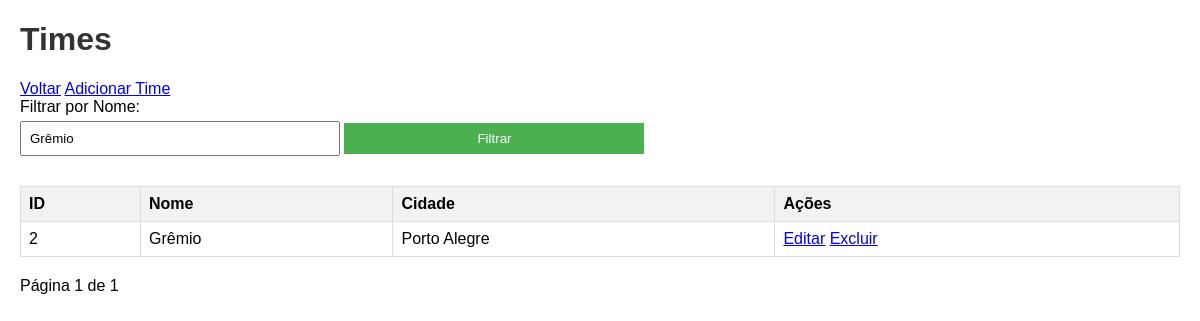
/times/index.php?nome=Grêmio, run on the app's committed database.
### tables this page shows
CREATE TABLE times (
    id INT AUTO_INCREMENT PRIMARY KEY,
    nome VARCHAR(100) NOT NULL,
    cidade VARCHAR(100) NOT NULL
);

### times/index.php (the view, shortened to what this page needs)
<?php
include '../includes/db.php';
$page = isset($_GET['page']) ? (int)$_GET['page'] : 1;
$limit = 10;
$offset = ($page - 1) * $limit;
$filter_nome = isset($_GET['nome']) ? $_GET['nome'] : '';
$query = "SELECT * FROM times WHERE nome LIKE '%$filter_nome%' LIMIT $limit OFFSET $offset";
$result = $conn->query($query);
$total_query = "SELECT COUNT(*) as total FROM times WHERE nome LIKE '%$filter_nome%'";
$total_result = $conn->query($total_query);
$total_row = $total_result->fetch_assoc();
$total = $total_row['total'];
$total_pages = ceil($total / $limit);
?>
<!DOCTYPE html>
<html lang="pt-br">
<head>
    <link rel="stylesheet" href="../style.css">
</head>
<body>
    <h1>Times</h1>
    <a href="../index.php">Voltar</a>
    <a href="create.php">Adicionar Time</a>
    <form method="GET">
        <label for="nome">Filtrar por Nome:</label>
        <input type="text" name="nome" value="<?php echo htmlspecialchars($filter_nome); ?>">
        <button type="submit">Filtrar</button>
    </form>
    <table>
        <tr>
            <th>ID</th>
            <th>Nome</th>
            <th>Cidade</th>
            <th>Ações</th>
        </tr>
        <?php while ($row = $result->fetch_assoc()): ?>
        <tr>
            <td><?php echo $row['id']; ?></td>
            <td><?php echo htmlspecialchars($row['nome']); ?></td>
            <td><?php echo htmlspecialchars($row['cidade']); ?></td>
            <td>
                <a href="edit.php?id=<?php echo $row['id']; ?>">Editar</a>
                <a href="delete.php?id=<?php echo $row['id']; ?>" onclick="return confirm('Tem certeza?')">Excluir</a>
            </td>
        </tr>
        <?php endwhile; ?>
    </table>
    <div>
        Página <?php echo $page; ?> de <?php echo $total_pages; ?>
    </div>
</body>
</html>

### style.css (style rules this page uses)
body { font-family: Arial, sans-serif; margin: 20px; }
h1, h2 { color: #333; }
table { width: 100%; border-collapse: collapse; margin-bottom: 20px; }
th, td { border: 1px solid #ddd; padding: 8px; text-align: left; }
th { background-color: #f2f2f2; }
form { margin-bottom: 20px; }
label { display: block; margin-bottom: 5px; }
input, select, button { padding: 8px; margin-bottom: 10px; width: 100%; max-width: 300px; }
button { background-color: #4CAF50; color: white; border: none; cursor: pointer; }

### data on the page
times: id "2", nome "Grêmio", cidade "Porto Alegre"

### other printed values
$page "1"
$total_pages "1"
